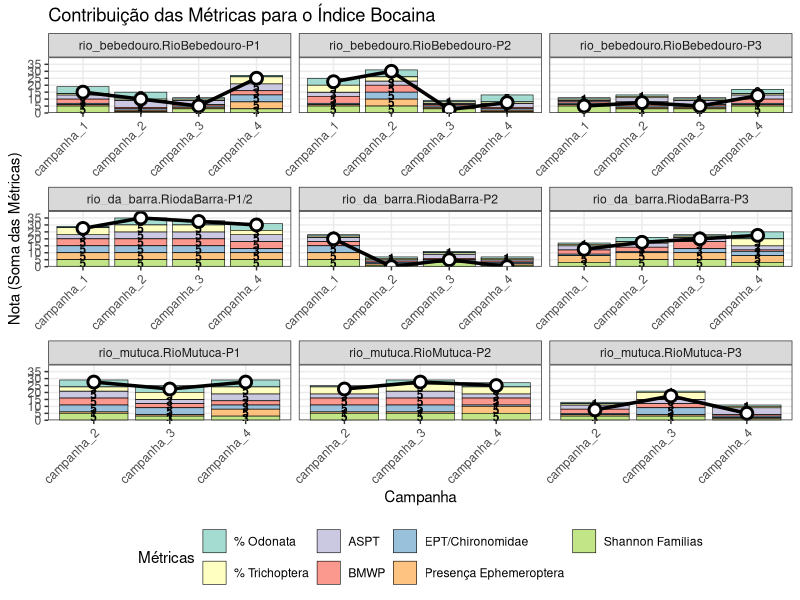
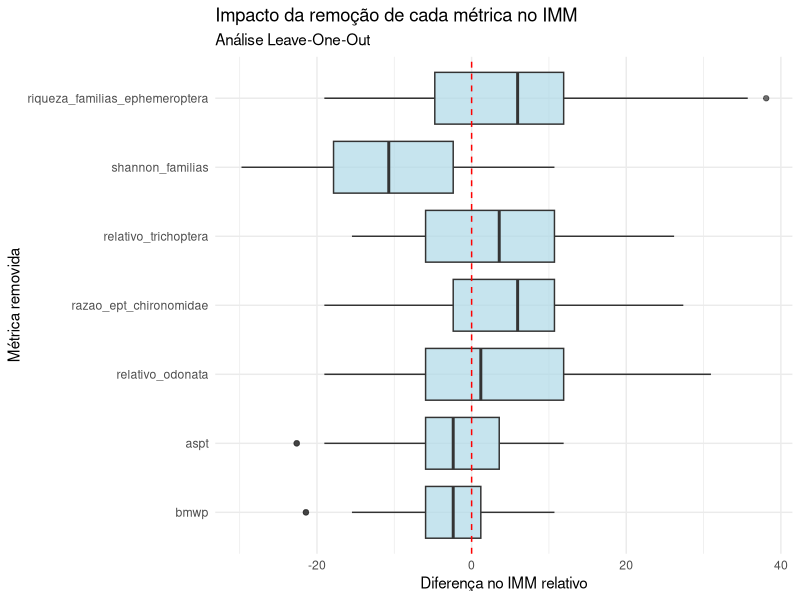
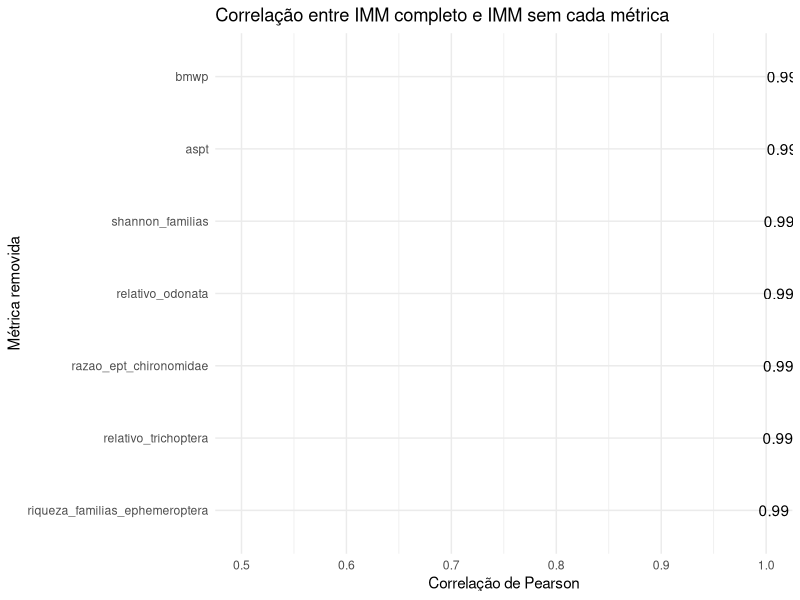
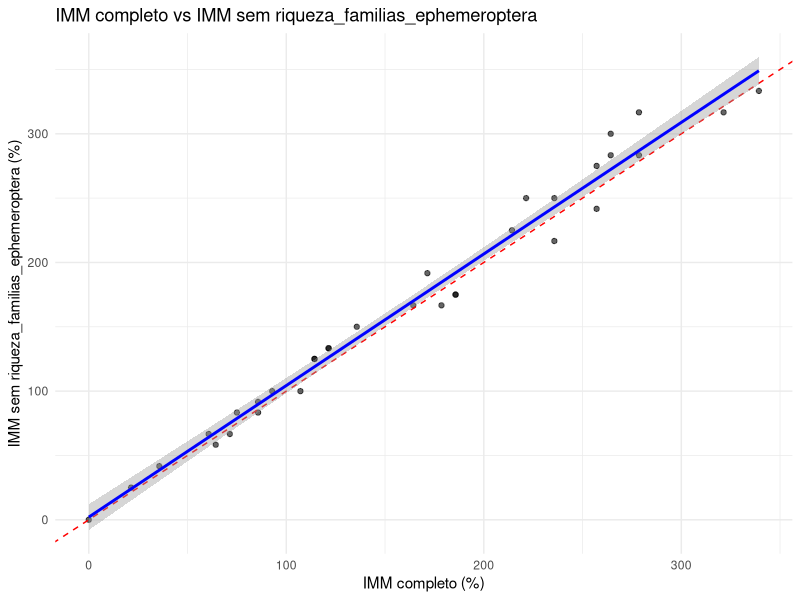
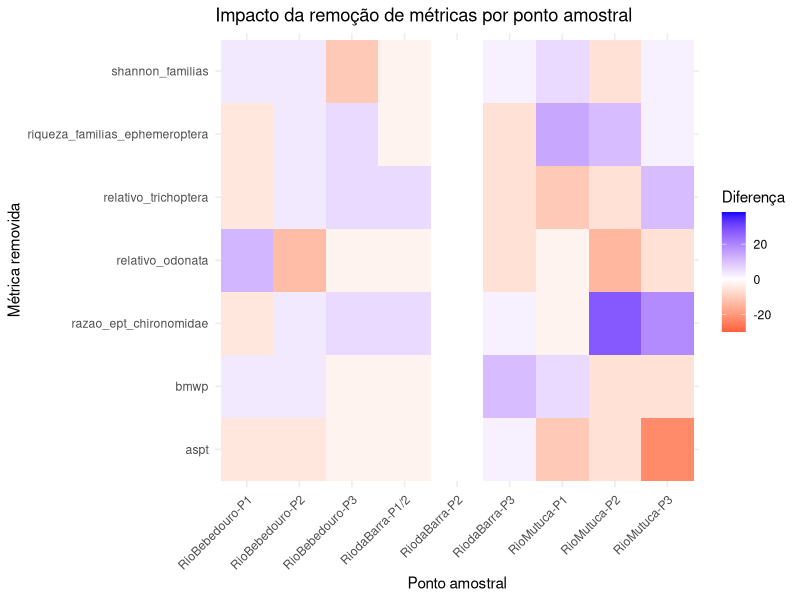
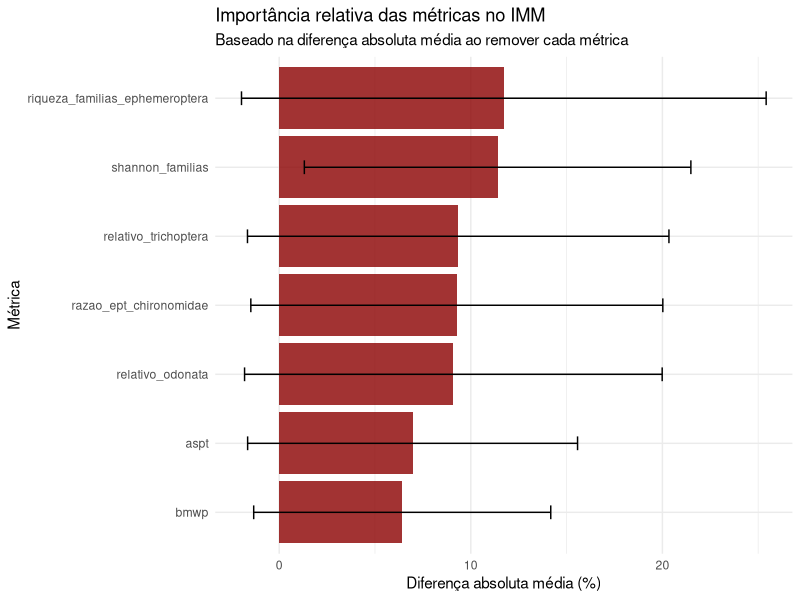

Source code (R) for these figures, in order: (Note: this script raises an error after producing the figures.)
library(tidyverse)

################################## Configurações ###############################
set.seed(1994)
pontos_referencia <- c("RiodaBarra-P1/2", "RioMutuca-P1")
pontos_impactado <- c("RiodaBarra-P2", "RioMutuca-P3")
rios <- c("rio_bebedouro", "rio_da_barra", "rio_mutuca")
amostras_descartadas <- c("RiodaBarra-P1")
metodos_de_amostragem <- c("D Net")
vetor_respostas <- c(
  "aspt", 
  "bmwp", 
  "razao_ept_chironomidae", 
  "relativo_odonata", 
  "relativo_trichoptera", 
  "riqueza_familias_ephemeroptera", 
  "shannon_familias")

nota_maxima <- length(vetor_respostas) * 5
nota_minima <- length(vetor_respostas)


# Pastas de figuras
pasta_figuras <- "figuras/indice_multimetrico/rede_unica"
if (!dir.exists(pasta_figuras)) {
  dir.create(pasta_figuras, recursive = TRUE)
}

# Pasta de tabelas
pasta_tabelas <- "tabelas/indice_multimetrico/rede_unica"
if (!dir.exists(pasta_tabelas)) {
  dir.create(pasta_tabelas, recursive = TRUE)
}

################################## Carregar dados ##############################
indices_df <- read_csv("dados/processado/matriz_indices_imaturos_piata.csv") 


############################## Pre-processamento ###############################
# Adicionar coluna de impacto
indices_df <- indices_df %>%
  mutate(
    impacto = case_when(
      locality_name %in% pontos_referencia ~ "referencia",
      locality_name %in% pontos_impactado ~ "impactado",
      TRUE ~ "desconsiderado"
    )
  ) %>%
  filter(rio %in% rios) %>%
  filter(!locality_name %in% amostras_descartadas)

dados_filtrados <- indices_df %>%
  filter(impacto != "desconsiderado") %>%
  filter(method %in% metodos_de_amostragem) %>%
  mutate(
    impacto = as.factor(impacto),
    method = as.factor(method)
  ) 

############################### Detectando limiares ############################
estatisticas_df <- data.frame()


for (i in vetor_respostas) {
  print(paste("Analisando índice:", i))
  
  estatisticas <- dados_filtrados %>%
    filter(impacto == "referencia") %>%
    mutate(
      minimo = min(.data[[i]]),
      quartil_25 = quantile(.data[[i]], 0.25, na.rm = TRUE),
      quartil_50 = quantile(.data[[i]], 0.50, na.rm = TRUE),
      quartil_75 = quantile(.data[[i]], 0.75, na.rm = TRUE),
      maximo = max(.data[[i]]),
      metade = quartil_25 / 2
      ) %>%
    mutate(metrica = i) %>%
    select(
      metrica, quartil_25, quartil_50, quartil_75, maximo, minimo, metade
    ) %>%
    group_by(metrica) %>%
    summarise_if(is.numeric, mean, na.rm = TRUE)

  estatisticas_df <- rbind(estatisticas_df, estatisticas)
}

write_csv(
  estatisticas_df,
  file.path(pasta_tabelas, "limiares_indices_imaturos_piata.csv")
)
############################### Aplicando na bacia #############################

statisticas_df_limpa <- estatisticas_df %>%
  select(metrica, quartil_25, metade)

indices_rebalanceados_df <- indices_df %>%
  filter(method %in% metodos_de_amostragem) %>%
  select(campanha, rio, locality_name, vetor_respostas) %>%
  pivot_longer(
    cols = all_of(vetor_respostas),
    names_to = "metrica",
    values_to = "valor"
  ) %>%
  left_join(statisticas_df_limpa, by = "metrica") %>%
  mutate(
    nota = case_when(
      valor >= quartil_25 ~ 5,
      valor >= metade & valor < quartil_25 ~ 3,
      valor < metade ~ 1,
      TRUE ~ NA_real_
    )
  ) 


giovanas_index <- indices_rebalanceados_df %>%
  group_by(campanha, rio, locality_name) %>%
  summarise(giovanas_index = sum(nota)) %>%
  ungroup() %>%
  mutate(
    giovanas_index_relative = (giovanas_index - nota_minima) 
                              / (nota_maxima - nota_minima) * 100
  )




################## Plot indice multimetrico ####################################
metricas_contribuicao <- indices_rebalanceados_df %>%
  mutate(
    metrica_label = case_when(
      metrica == "aspt" ~ "ASPT",
      metrica == "bmwp" ~ "BMWP",
      metrica == "razao_ept_chironomidae" ~ "EPT/Chironomidae",
      metrica == "relativo_odonata" ~ "% Odonata",
      metrica == "relativo_trichoptera" ~ "% Trichoptera",
      metrica == "riqueza_familias_ephemeroptera" ~ "Presença Ephemeroptera",
      metrica == "shannon_familias" ~ "Shannon Famílias",
      TRUE ~ metrica
    )
  )

plot <- ggplot() +
  # Barras empilhadas com os valores brutos das notas
  geom_col(
    data = metricas_contribuicao,
    aes(x = campanha, y = nota, fill = metrica_label),
    position = "stack",
    alpha = 0.8,
    color = "black",
    size = 0.2
  ) +
  # Adicionar texto com os valores das notas dentro das barras
  geom_text(
    data = metricas_contribuicao,
    aes(x = campanha, y = nota, fill = metrica_label, label = nota),
    position = position_stack(vjust = 0.5),
    size = 3,
    color = "black",
    fontface = "bold"
  ) +
  # Linha do índice total
  geom_line(
    data = giovanas_index,
    aes(x = campanha, y = giovanas_index_relative / 100 * nota_maxima, group = 1),
    color = "black",
    size = 1.2
  ) +
  # Pontos do índice total
  geom_point(
    data = giovanas_index,
    aes(x = campanha, y = giovanas_index_relative / 100 * nota_maxima),
    color = "black",
    size = 3,
    shape = 21,
    fill = "white",
    stroke = 1.5
  ) +
  facet_wrap(~ interaction(rio, locality_name), scales = "free_x", ncol = 3) +
  labs(
    x = "Campanha",
    y = "Nota (Soma das Métricas)",
    fill = "Métricas",
    title = "Contribuição das Métricas para o Índice Bocaina"
  ) +
  scale_fill_brewer(palette = "Set3") +
  theme_bw() +
  theme(
    axis.text.x = element_text(angle = 45, hjust = 1),
    legend.position = "bottom",
    panel.grid.minor = element_blank()
  ) +
  scale_y_continuous(
    limits = c(0, nota_maxima + 5),
    breaks = seq(0, nota_maxima, by = 5),
    expand = c(0, 0)
  )

ggsave(
  filename = file.path(pasta_figuras, "indice_bocaina_imaturos_piata.png"),
  plot = plot,
  width = 15,
  height = 15,
  dpi = 300
)




############################## INACABADO INACABADO #############################
############################### Análise Leave-One-Out ##########################
############################## INACABADO INACABADO #############################

# Função para calcular o IMM com um conjunto específico de métricas
calcular_imm <- function(vetor_metricas, dados, estatisticas_df) {
  
  # Ajustar notas máximas e mínimas para o número de métricas
  nota_max_parcial <- length(vetor_metricas) * 5
  nota_min_parcial <- length(vetor_metricas)
  
  # Filtrar estatísticas para as métricas selecionadas
  estatisticas_parciais <- estatisticas_df %>%
    filter(metrica %in% vetor_metricas) %>%
    select(metrica, quartil_25, metade)
  
  # Calcular IMM parcial
  imm_parcial <- dados %>%
    select(campanha, rio, locality_name, all_of(vetor_metricas)) %>%
    pivot_longer(
      cols = all_of(vetor_metricas),
      names_to = "metrica",
      values_to = "valor"
    ) %>%
    left_join(estatisticas_parciais, by = "metrica") %>%
    mutate(
      nota = case_when(
        valor >= quartil_25 ~ 5,
        valor >= metade & valor < quartil_25 ~ 3,
        valor < metade ~ 1,
        TRUE ~ NA_real_
      )
    ) %>%
    group_by(campanha, rio, locality_name) %>%
    summarise(
      imm_score = sum(nota),
      n_metricas = n(),
      .groups = 'drop'
    ) %>%
    mutate(
      imm_relative = (imm_score - nota_min_parcial) / 
                     (nota_max_parcial - nota_min_parcial) * 100
    )
  
  return(imm_parcial)
}

# Calcular IMM completo (referência)
imm_completo <- calcular_imm(vetor_respostas, indices_df, estatisticas_df)

# Inicializar dataframe para resultados
resultados_loo <- data.frame()

# Loop Leave-One-Out
for (metrica_removida in vetor_respostas) {
  
  cat("\n========================================\n")
  cat("Removendo métrica:", metrica_removida, "\n")
  
  # Criar vetor sem a métrica atual
  metricas_reduzidas <- vetor_respostas[vetor_respostas != metrica_removida]
  
  # Calcular IMM sem essa métrica
  imm_parcial <- calcular_imm(metricas_reduzidas, indices_df, estatisticas_df)
  
  # Comparar com o IMM completo
  comparacao <- imm_completo %>%
    select(campanha, rio, locality_name, imm_completo = imm_relative) %>%
    left_join(
      imm_parcial %>% 
        select(campanha, rio, locality_name, imm_parcial = imm_relative),
      by = c("campanha", "rio", "locality_name")
    ) %>%
    mutate(
      metrica_removida = metrica_removida,
      diferenca = imm_parcial - imm_completo,
      diferenca_absoluta = abs(diferenca)
    )
  
  resultados_loo <- bind_rows(resultados_loo, comparacao)
  
  # Resumo estatístico
  cat("Diferença média:", mean(comparacao$diferenca, na.rm = TRUE), "\n")
  cat("Diferença absoluta média:", mean(comparacao$diferenca_absoluta, na.rm = TRUE), "\n")
  cat("Correlação com IMM completo:", cor(comparacao$imm_completo, comparacao$imm_parcial, use = "complete.obs"), "\n")
}

# Salvar resultados completos
write_csv(
  resultados_loo,
  file.path(pasta_tabelas, "resultados_leave_one_out.csv")
)

############################### Análise de estabilidade ########################

# Resumo por métrica removida
resumo_loo <- resultados_loo %>%
  group_by(metrica_removida) %>%
  summarise(
    correlacao = cor(imm_completo, imm_parcial, use = "complete.obs"),
    dif_media = mean(diferenca, na.rm = TRUE),
    dif_abs_media = mean(diferenca_absoluta, na.rm = TRUE),
    dif_dp = sd(diferenca, na.rm = TRUE),
    dif_max = max(diferenca_absoluta, na.rm = TRUE),
    n_amostras = n(),
    .groups = 'drop'
  ) %>%
  arrange(desc(correlacao))

write_csv(
  resumo_loo,
  file.path(pasta_tabelas, "resumo_leave_one_out.csv")
)

############################### Visualizações ##################################

# 1. Boxplot das diferenças por métrica removida
p1 <- ggplot(resultados_loo, aes(x = reorder(metrica_removida, diferenca_absoluta), 
                                  y = diferenca)) +
  geom_boxplot(fill = "lightblue", alpha = 0.7) +
  geom_hline(yintercept = 0, linetype = "dashed", color = "red") +
  coord_flip() +
  labs(
    title = "Impacto da remoção de cada métrica no IMM",
    subtitle = "Análise Leave-One-Out",
    x = "Métrica removida",
    y = "Diferença no IMM relativo"
  ) +
  theme_minimal()

ggsave(
  file.path(pasta_figuras, "leave_one_out_boxplot.png"),
  p1,
  width = 12,
  height = 8
)

# 2. Correlação entre IMM completo e parcial para cada métrica
p2 <- ggplot(resumo_loo, aes(x = reorder(metrica_removida, correlacao), 
                              y = correlacao)) +
  geom_col(fill = "steelblue") +
  geom_text(aes(label = round(correlacao, 3)), hjust = -0.1) +
  coord_flip() +
  labs(
    title = "Correlação entre IMM completo e IMM sem cada métrica",
    x = "Métrica removida",
    y = "Correlação de Pearson"
  ) +
  ylim(0.5, 1) +
  theme_minimal()

ggsave(
  file.path(pasta_figuras, "leave_one_out_correlacao.png"),
  p2,
  width = 12,
  height = 8
)

# 3. Scatterplot para a métrica mais influente
metrica_mais_influente <- resumo_loo$metrica_removida[which.min(resumo_loo$correlacao)]

p3 <- resultados_loo %>%
  filter(metrica_removida == metrica_mais_influente) %>%
  ggplot(aes(x = imm_completo, y = imm_parcial)) +
  geom_point(alpha = 0.6) +
  geom_abline(slope = 1, intercept = 0, color = "red", linetype = "dashed") +
  geom_smooth(method = "lm", se = TRUE, color = "blue") +
  labs(
    title = paste("IMM completo vs IMM sem", metrica_mais_influente),
    x = "IMM completo (%)",
    y = paste("IMM sem", metrica_mais_influente, "(%)")
  ) +
  theme_minimal()

ggsave(
  file.path(pasta_figuras, "leave_one_out_scatter_mais_influente.png"),
  p3,
  width = 10,
  height = 8
)

# 4. Heatmap da diferença por ponto amostral
p4 <- resultados_loo %>%
  ggplot(aes(x = locality_name, y = metrica_removida, fill = diferenca)) +
  geom_tile() +
  scale_fill_gradient2(low = "red", mid = "white", high = "blue", 
                       midpoint = 0, name = "Diferença") +
  labs(
    title = "Impacto da remoção de métricas por ponto amostral",
    x = "Ponto amostral",
    y = "Métrica removida"
  ) +
  theme_minimal() +
  theme(axis.text.x = element_text(angle = 45, hjust = 1))

ggsave(
  file.path(pasta_figuras, "leave_one_out_heatmap.png"),
  p4,
  width = 14,
  height = 10
)

# 5. Gráfico de importância das métricas
p5 <- ggplot(resumo_loo, aes(x = reorder(metrica_removida, dif_abs_media), 
                              y = dif_abs_media)) +
  geom_col(fill = "darkred", alpha = 0.8) +
  geom_errorbar(aes(ymin = dif_abs_media - dif_dp, 
                    ymax = dif_abs_media + dif_dp),
                width = 0.2) +
  coord_flip() +
  labs(
    title = "Importância relativa das métricas no IMM",
    subtitle = "Baseado na diferença absoluta média ao remover cada métrica",
    x = "Métrica",
    y = "Diferença absoluta média (%)"
  ) +
  theme_minimal()

ggsave(
  file.path(pasta_figuras, "leave_one_out_importancia.png"),
  p5,
  width = 12,
  height = 8
)

############################### Análise de redundância #########################


# Função para criar matriz de p-valores
pval_spearman <- function(df) {
  vars <- names(df)
  n <- length(vars)
  p_mat <- matrix(NA, n, n)
  colnames(p_mat) <- vars
  rownames(p_mat) <- vars

  # Loop pelos pares de variáveis
  for (i in 1:n) {
    for (j in 1:n) {
      if (i == j) {
        p_mat[i, j] <- 0
      } else {
        teste <- cor.test(df[[i]], df[[j]], method = "spearman")
        p_mat[i, j] <- teste$p.value
      }
    }
  }
  return(p_mat)
}



# Matriz de correlação entre métricas
matriz_cor <- dados_filtrados %>%
  select(all_of(vetor_respostas)) %>%
  cor(method = "spearman")

matriz_pval <- pval_spearman(dados_filtrados %>% select(all_of(vetor_respostas)))

# Salvar matriz
write_csv(
  as.data.frame(matriz_cor) %>% rownames_to_column("metrica"),
  file.path(pasta_tabelas, "correlacao_metricas.csv")
)

# Visualizar matriz de correlação
install.packages("corrplot")  # Instalar o pacote corrplot se ainda não estiver instalado

png(file.path(pasta_figuras, "correlacao_metricas.png"), 
    width = 800, height = 800)
corrplot(matriz_cor, 
         method = "color", 
         type = "upper", 
         addCoef.col = "black",
         tl.col = "black", 
         tl.srt = 45,
         title = "Correlação entre métricas do IMM",
         mar = c(0,0,2,0))
dev.off()

# visualizar matriz de p-valores
png(file.path(pasta_figuras, "pval_metricas.png"), 
    width = 800, height = 800)
corrplot(matriz_pval, 
         method = "color",
         type = "upper",
         addCoef.col = "black",
         tl.col = "black",
         tl.srt = 45,
         title = "P-valores da correlação entre métricas do IMM",
         mar = c(0,0,2,0))
dev.off()

############################### Resumo final ###################################
cat("\n\n========================================\n")
cat("RESUMO DA ANÁLISE LEAVE-ONE-OUT\n")
cat("========================================\n\n")

cat("Métricas mais influentes (maior diferença):\n")
resumo_loo %>%
  top_n(3, dif_abs_media) %>%
  select(metrica_removida, dif_abs_media, correlacao) %>%
  print()

cat("\nMétricas menos influentes (menor diferença):\n")
resumo_loo %>%
  top_n(3, desc(dif_abs_media)) %>%
  select(metrica_removida, dif_abs_media, correlacao) %>%
  print()

cat("\nCorrelação média entre IMM completo e parcial:", 
    mean(resumo_loo$correlacao), "\n")
cat("Desvio padrão das correlações:", 
    sd(resumo_loo$correlacao), "\n")
